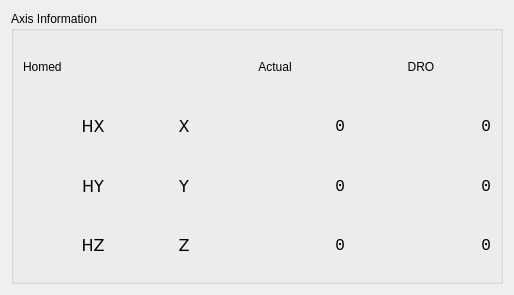
      <widget class="QWidget" name="tab_15">
       <attribute name="title">
        <string>DRO</string>
       </attribute>
       <layout class="QGridLayout" name="gridLayout_28">
        <item row="0" column="0">
         <widget class="QGroupBox" name="groupBox_17">
          <property name="minimumSize">
           <size>
            <width>480</width>
            <height>273</height>
           </size>
          </property>
          <property name="maximumSize">
           <size>
            <width>550</width>
            <height>273</height>
           </size>
          </property>
          <property name="title">
           <string>Axis Information</string>
          </property>
          <layout class="QGridLayout" name="gridLayout_27">
           <item row="3" column="1">
            <widget class="QLabel" name="label_z">
             <property name="minimumSize">
              <size>
               <width>30</width>
               <height>30</height>
              </size>
             </property>
             <property name="font">
              <font>
               <family>DejaVu Sans</family>
               <pointsize>12</pointsize>
              </font>
             </property>
             <property name="text">
              <string>Z</string>
             </property>
             <property name="alignment">
              <set>Qt::AlignCenter</set>
             </property>
            </widget>
           </item>
           <item row="1" column="0">
            <widget class="QLabel" name="home_lb_0">
             <property name="minimumSize">
              <size>
               <width>140</width>
               <height>30</height>
              </size>
             </property>
             <property name="font">
              <font>
               <family>DejaVu Sans</family>
               <pointsize>12</pointsize>
              </font>
             </property>
             <property name="frameShape">
              <enum>QFrame::NoFrame</enum>
             </property>
             <property name="text">
              <string>HX</string>
             </property>
             <property name="alignment">
              <set>Qt::AlignCenter</set>
             </property>
            </widget>
           </item>
           <item row="3" column="0">
            <widget class="QLabel" name="home_lb_2">
             <property name="minimumSize">
              <size>
               <width>140</width>
               <height>30</height>
              </size>
             </property>
             <property name="font">
              <font>
               <family>DejaVu Sans</family>
               <pointsize>12</pointsize>
              </font>
             </property>
             <property name="frameShape">
              <enum>QFrame::NoFrame</enum>
             </property>
             <property name="text">
              <string>HZ</string>
             </property>
             <property name="alignment">
              <set>Qt::AlignCenter</set>
             </property>
            </widget>
           </item>
           <item row="2" column="2">
            <widget class="QLabel" name="actual_lb_y">
             <property name="minimumSize">
              <size>
               <width>140</width>
               <height>30</height>
              </size>
             </property>
             <property name="font">
              <font>
               <family>Monospace</family>
               <pointsize>12</pointsize>
              </font>
             </property>
             <property name="text">
              <string>0</string>
             </property>
             <property name="alignment">
              <set>Qt::AlignRight|Qt::AlignTrailing|Qt::AlignVCenter</set>
             </property>
            </widget>
           </item>
           <item row="2" column="1">
            <widget class="QLabel" name="label_y">
             <property name="minimumSize">
              <size>
               <width>30</width>
               <height>30</height>
              </size>
             </property>
             <property name="font">
              <font>
               <family>DejaVu Sans</family>
               <pointsize>12</pointsize>
              </font>
             </property>
             <property name="text">
              <string>Y</string>
             </property>
             <property name="alignment">
              <set>Qt::AlignCenter</set>
             </property>
            </widget>
           </item>
           <item row="3" column="2">
            <widget class="QLabel" name="actual_lb_z">
             <property name="minimumSize">
              <size>
               <width>140</width>
               <height>30</height>
              </size>
             </property>
             <property name="font">
              <font>
               <family>Monospace</family>
               <pointsize>12</pointsize>
              </font>
             </property>
             <property name="text">
              <string>0</string>
             </property>
             <property name="alignment">
              <set>Qt::AlignRight|Qt::AlignTrailing|Qt::AlignVCenter</set>
             </property>
            </widget>
           </item>
           <item row="3" column="3">
            <widget class="QLabel" name="dro_lb_z">
             <property name="minimumSize">
              <size>
               <width>140</width>
               <height>30</height>
              </size>
             </property>
             <property name="font">
              <font>
               <family>Monospace</family>
               <pointsize>12</pointsize>
              </font>
             </property>
             <property name="text">
              <string>0</string>
             </property>
             <property name="alignment">
              <set>Qt::AlignRight|Qt::AlignTrailing|Qt::AlignVCenter</set>
             </property>
            </widget>
           </item>
           <item row="1" column="3">
            <widget class="QLabel" name="dro_lb_x">
             <property name="minimumSize">
              <size>
               <width>140</width>
               <height>30</height>
              </size>
             </property>
             <property name="font">
              <font>
               <family>Monospace</family>
               <pointsize>12</pointsize>
              </font>
             </property>
             <property name="text">
              <string>0</string>
             </property>
             <property name="alignment">
              <set>Qt::AlignRight|Qt::AlignTrailing|Qt::AlignVCenter</set>
             </property>
            </widget>
           </item>
           <item row="2" column="3">
            <widget class="QLabel" name="dro_lb_y">
             <property name="minimumSize">
              <size>
               <width>140</width>
               <height>30</height>
              </size>
             </property>
             <property name="font">
              <font>
               <family>Monospace</family>
               <pointsize>12</pointsize>
              </font>
             </property>
             <property name="text">
              <string>0</string>
             </property>
             <property name="alignment">
              <set>Qt::AlignRight|Qt::AlignTrailing|Qt::AlignVCenter</set>
             </property>
            </widget>
           </item>
           <item row="1" column="1">
            <widget class="QLabel" name="label_x">
             <property name="minimumSize">
              <size>
               <width>30</width>
               <height>30</height>
              </size>
             </property>
             <property name="font">
              <font>
               <family>DejaVu Sans</family>
               <pointsize>12</pointsize>
              </font>
             </property>
             <property name="text">
              <string>X</string>
             </property>
             <property name="alignment">
              <set>Qt::AlignCenter</set>
             </property>
            </widget>
           </item>
           <item row="1" column="2">
            <widget class="QLabel" name="actual_lb_x">
             <property name="minimumSize">
              <size>
               <width>140</width>
               <height>30</height>
              </size>
             </property>
             <property name="font">
              <font>
               <family>Monospace</family>
               <pointsize>12</pointsize>
              </font>
             </property>
             <property name="text">
              <string>0</string>
             </property>
             <property name="alignment">
              <set>Qt::AlignRight|Qt::AlignTrailing|Qt::AlignVCenter</set>
             </property>
            </widget>
           </item>
           <item row="0" column="0">
            <widget class="QLabel" name="homed">
             <property name="minimumSize">
              <size>
               <width>140</width>
               <height>30</height>
              </size>
             </property>
             <property name="text">
              <string>Homed</string>
             </property>
            </widget>
           </item>
           <item row="0" column="3">
            <widget class="QLabel" name="dro">
             <property name="minimumSize">
              <size>
               <width>140</width>
               <height>30</height>
              </size>
             </property>
             <property name="text">
              <string>DRO</string>
             </property>
             <property name="alignment">
              <set>Qt::AlignCenter</set>
             </property>
            </widget>
           </item>
           <item row="2" column="0">
            <widget class="QLabel" name="home_lb_1">
             <property name="minimumSize">
              <size>
               <width>140</width>
               <height>30</height>
              </size>
             </property>
             <property name="font">
              <font>
               <family>DejaVu Sans</family>
               <pointsize>12</pointsize>
              </font>
             </property>
             <property name="frameShape">
              <enum>QFrame::NoFrame</enum>
             </property>
             <property name="text">
              <string>HY</string>
             </property>
             <property name="alignment">
              <set>Qt::AlignCenter</set>
             </property>
            </widget>
           </item>
           <item row="0" column="2">
            <widget class="QLabel" name="actual">
             <property name="minimumSize">
              <size>
               <width>140</width>
               <height>30</height>
              </size>
             </property>
             <property name="text">
              <string>Actual</string>
             </property>
             <property name="alignment">
              <set>Qt::AlignCenter</set>
             </property>
            </widget>
           </item>
          </layout>
         </widget>
        </item>
       </layout>
      </widget>
